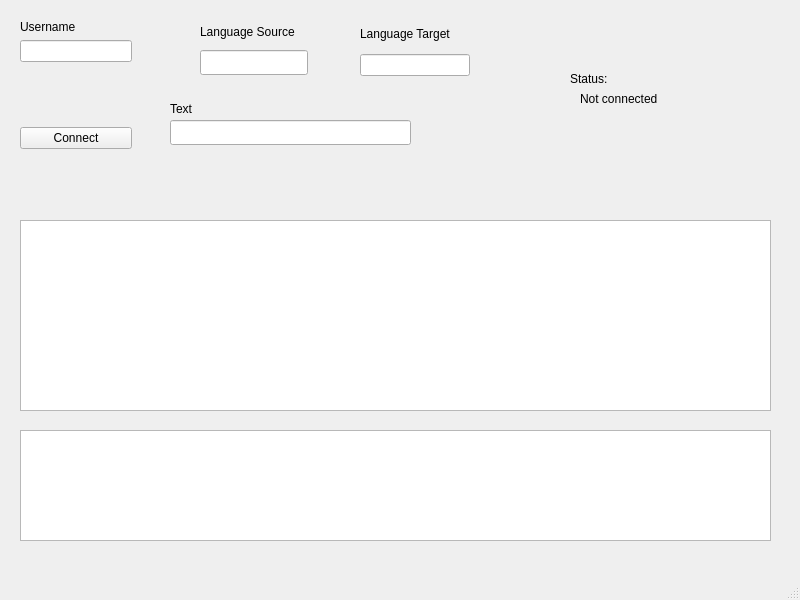
<?xml version="1.0" encoding="UTF-8"?>
<ui version="4.0">
 <class>MainWindow</class>
 <widget class="QMainWindow" name="MainWindow">
  <property name="geometry">
   <rect>
    <x>0</x>
    <y>0</y>
    <width>800</width>
    <height>600</height>
   </rect>
  </property>
  <property name="windowTitle">
   <string>Benternet Translate Client</string>
  </property>
  <widget class="QWidget" name="centralwidget">
   <widget class="QListWidget" name="output_com">
    <property name="geometry">
     <rect>
      <x>20</x>
      <y>220</y>
      <width>751</width>
      <height>191</height>
     </rect>
    </property>
   </widget>
   <widget class="QWidget" name="layoutWidget_2">
    <property name="geometry">
     <rect>
      <x>360</x>
      <y>20</y>
      <width>110</width>
      <height>56</height>
     </rect>
    </property>
    <layout class="QVBoxLayout" name="verticalLayout_4">
     <item>
      <widget class="QLabel" name="label_4">
       <property name="text">
        <string>Language Target</string>
       </property>
      </widget>
     </item>
     <item>
      <widget class="QLineEdit" name="input_lang_target"/>
     </item>
    </layout>
   </widget>
   <widget class="QLineEdit" name="input_lang_source">
    <property name="geometry">
     <rect>
      <x>200</x>
      <y>50</y>
      <width>108</width>
      <height>25</height>
     </rect>
    </property>
   </widget>
   <widget class="QLabel" name="label_5">
    <property name="geometry">
     <rect>
      <x>200</x>
      <y>20</y>
      <width>108</width>
      <height>23</height>
     </rect>
    </property>
    <property name="text">
     <string>Language Source</string>
    </property>
   </widget>
   <widget class="QLineEdit" name="input_text">
    <property name="geometry">
     <rect>
      <x>170</x>
      <y>120</y>
      <width>241</width>
      <height>25</height>
     </rect>
    </property>
   </widget>
   <widget class="QLabel" name="label_3">
    <property name="geometry">
     <rect>
      <x>170</x>
      <y>100</y>
      <width>111</width>
      <height>17</height>
     </rect>
    </property>
    <property name="text">
     <string>Text</string>
    </property>
   </widget>
   <widget class="QListWidget" name="output_log">
    <property name="geometry">
     <rect>
      <x>20</x>
      <y>430</y>
      <width>751</width>
      <height>111</height>
     </rect>
    </property>
   </widget>
   <widget class="QLabel" name="label_6">
    <property name="geometry">
     <rect>
      <x>570</x>
      <y>70</y>
      <width>54</width>
      <height>17</height>
     </rect>
    </property>
    <property name="text">
     <string>Status:</string>
    </property>
   </widget>
   <widget class="QLabel" name="output_status">
    <property name="geometry">
     <rect>
      <x>580</x>
      <y>90</y>
      <width>91</width>
      <height>17</height>
     </rect>
    </property>
    <property name="text">
     <string>Not connected</string>
    </property>
   </widget>
   <widget class="QWidget" name="">
    <property name="geometry">
     <rect>
      <x>20</x>
      <y>20</y>
      <width>112</width>
      <height>129</height>
     </rect>
    </property>
    <layout class="QVBoxLayout" name="verticalLayout_5">
     <item>
      <layout class="QVBoxLayout" name="verticalLayout">
       <item>
        <widget class="QLabel" name="label">
         <property name="text">
          <string>Username</string>
         </property>
        </widget>
       </item>
       <item>
        <widget class="QLineEdit" name="input_username"/>
       </item>
      </layout>
     </item>
     <item>
      <spacer name="verticalSpacer">
       <property name="orientation">
        <enum>Qt::Vertical</enum>
       </property>
       <property name="sizeHint" stdset="0">
        <size>
         <width>20</width>
         <height>40</height>
        </size>
       </property>
      </spacer>
     </item>
     <item>
      <widget class="QPushButton" name="inputbtn_connect">
       <property name="text">
        <string>Connect</string>
       </property>
      </widget>
     </item>
    </layout>
   </widget>
  </widget>
  <widget class="QMenuBar" name="menubar">
   <property name="geometry">
    <rect>
     <x>0</x>
     <y>0</y>
     <width>800</width>
     <height>22</height>
    </rect>
   </property>
  </widget>
  <widget class="QStatusBar" name="statusbar"/>
 </widget>
 <resources/>
 <connections/>
</ui>
